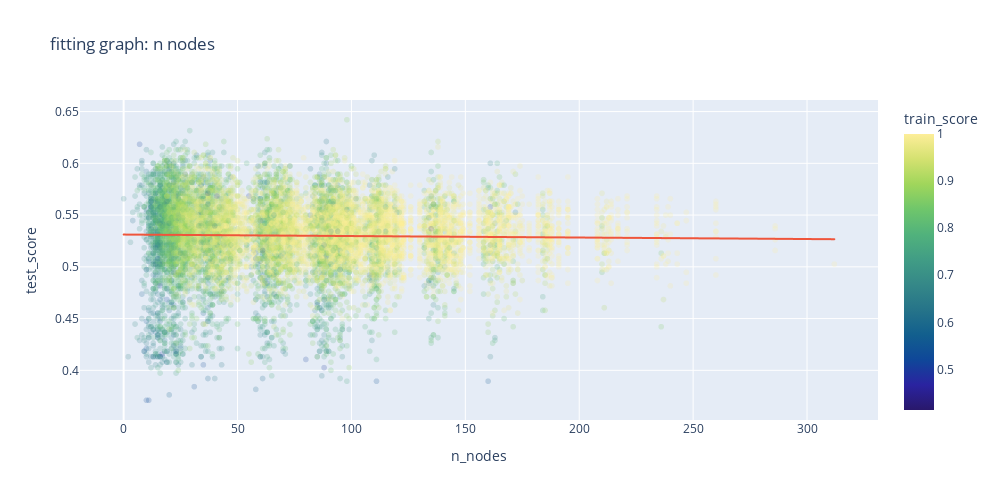

This figure's notebook cell:
### Code cell
fig = px.scatter(
    data_frame = mlpc_optim.results,
    y = "test_score",
    x = "n_nodes",
    color = "train_score",

    opacity = 0.2,
    trendline = "ols",

    title = "fitting graph: n nodes",
    width = 1000,
    height = 500,
    color_continuous_scale = plt_style_c,
)

fig.show()

### Figure 1 — Plotly figure (JSON) as saved in the notebook; plotly's stock layout.template omitted (floating-point values rounded to 4 significant figures; data arrays with more than 128 entries replaced by an {"elided": "..."} marker saying what was removed)
{"data": [{"hovertemplate": "n_nodes=%{x}<br>test_score=%{y}<br>train_score=%{marker.color}<extra></extra>", "legendgroup": "", "marker": {"color": {"elided": "11111 float values"}, "coloraxis": "coloraxis", "opacity": 0.2, "symbol": "circle"}, "mode": "markers", "name": "", "showlegend": false, "type": "scattergl", "x": {"elided": "11111 int values"}, "xaxis": "x", "y": {"elided": "11111 float values"}, "yaxis": "y"}, {"hovertemplate": "<b>OLS trendline</b><br>test_score = -1.43848e-05 * n_nodes + 0.531185<br>R<sup>2</sup>=0.000412<br><br>n_nodes=%{x}<br>test_score=%{y} <b>(trend)</b><extra></extra>", "legendgroup": "", "marker": {"symbol": "circle"}, "mode": "lines", "name": "", "showlegend": false, "type": "scattergl", "x": {"elided": "11111 int values"}, "xaxis": "x", "y": {"elided": "11111 float values"}, "yaxis": "y"}], "layout": {"coloraxis": {"colorbar": {"title": {"text": "train_score"}}, "colorscale": [[0, "rgb(41, 24, 107)"], [0.09091, "rgb(42, 35, 160)"], [0.1818, "rgb(15, 71, 153)"], [0.2727, "rgb(18, 95, 142)"], [0.3636, "rgb(38, 116, 137)"], [0.4545, "rgb(53, 136, 136)"], [0.5455, "rgb(65, 157, 133)"], [0.6364, "rgb(81, 178, 124)"], [0.7273, "rgb(111, 198, 107)"], [0.8182, "rgb(160, 214, 91)"], [0.9091, "rgb(212, 225, 112)"], [1, "rgb(253, 238, 153)"]]}, "height": 500, "legend": {"tracegroupgap": 0}, "title": {"text": "fitting graph: n nodes"}, "width": 1000, "xaxis": {"anchor": "y", "domain": [0, 1], "title": {"text": "n_nodes"}}, "yaxis": {"anchor": "x", "domain": [0, 1], "title": {"text": "test_score"}}}}
